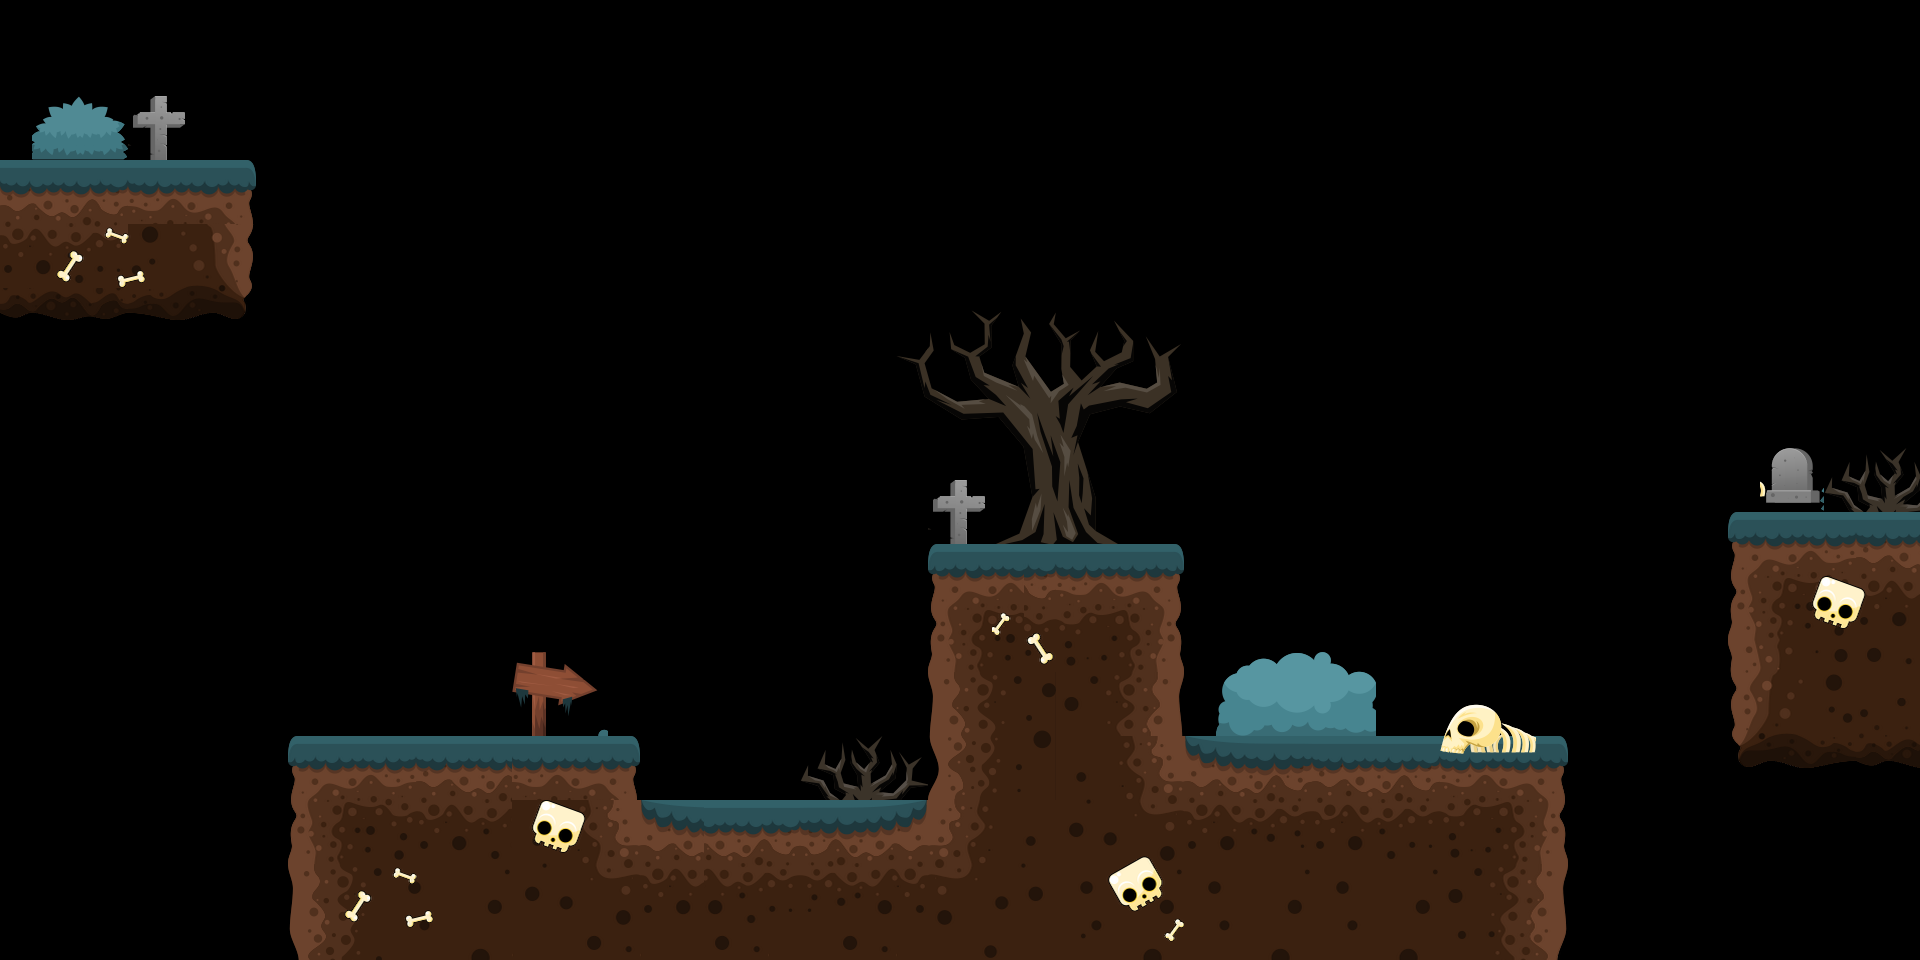

The image is a tile-based game level rendered from a .tmx file. Its description and source (layers, tilesets, objects; grid data summarised) follow:
An orthogonal 60x30 tile map with 32x32 px tiles, 2 tile layers (ground, objects), 2 tilesets and 10 objects (6x collision, 4x respawn).

<map version="1.0" tiledversion="1.1.6" orientation="orthogonal" renderorder="right-down" width="60" height="30" tilewidth="32" tileheight="32" infinite="0" nextobjectid="13">
 <tileset firstgid="1" source="CemeteryObjects.tsx" />
 <tileset firstgid="239" source="CemeteryTiles.tsx" />
 <layer name="ground" width="60" height="30">
  <data>[1800 cells, 414 non-empty, 206 distinct tile ids]</data>
 </layer>
 <layer name="objects" width="60" height="30">
  <data>[1800 cells, 174 non-empty, 150 distinct tile ids]</data>
 </layer>
 <objectgroup name="collision">
  <object id="1" name="collision" type="collision" x="-1.86776" y="158.76" width="254.016" height="158.76" />
  <object id="2" name="collision" type="collision" x="289.503" y="736.832" width="347.404" height="220.396" />
  <object id="3" name="collision" type="collision" x="640.642" y="802.204" width="287.636" height="158.76" />
  <object id="4" name="collision" type="collision" x="924.542" y="318.453" width="254.016" height="642.51" />
  <object id="5" name="collision" type="collision" x="1180.43" y="736.832" width="384.759" height="222.264" />
  <object id="6" name="collision" type="collision" x="1729.55" y="512.701" width="188.644" height="252.148" />
 </objectgroup>
 <objectgroup name="respawn">
  <object id="7" name="respawn" type="respawn" x="1781.49" y="352.185" width="87.4036" height="154.242" />
  <object id="9" name="respawn" type="respawn" x="53.9846" y="2.57052" width="87.4036" height="154.242" />
  <object id="10" name="respawn" type="respawn" x="1367.29" y="575.835" width="87.4036" height="154.242" />
  <object id="11" name="respawn" type="respawn" x="383.033" y="578.406" width="87.4036" height="154.242" />
 </objectgroup>
</map>